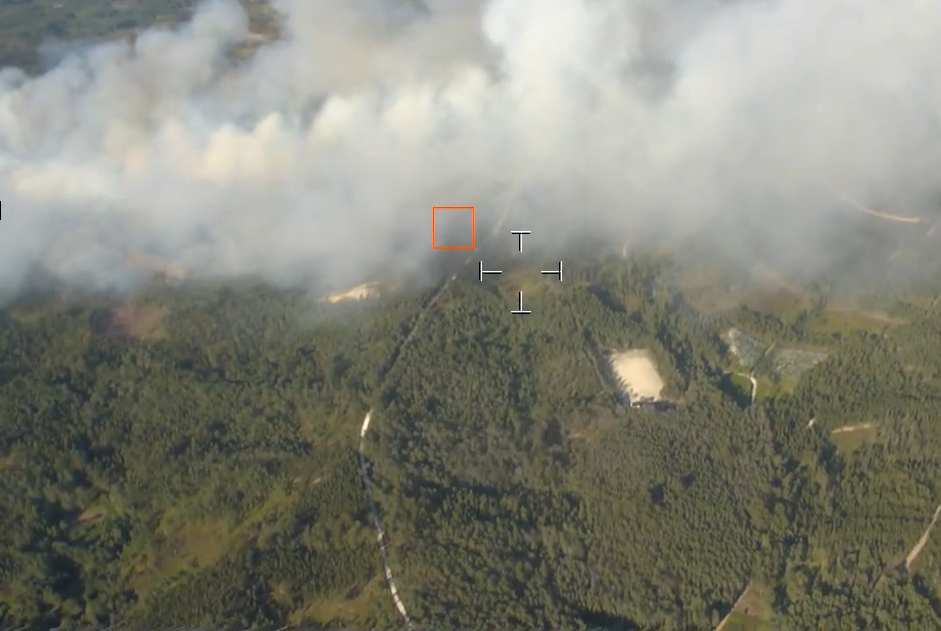
%> input picture Dataset_A/1.png, 941 x 631 px
$ octave TEST_SURF.m   (GNU Octave 9; MATLAB toolbox functions it lacks are replaced by stand-ins)
%> lines starting %> are read from the running program, lines starting %| are printed output that depends on the picture
%% load images
clear;
I1 = imread('Dataset_A/1.png');
%> I1 is the input picture: size 631x941x3 uint8; mean R, G, B 130.8, 131.5, 120.2
I2 = imread('Dataset_A/10.png');
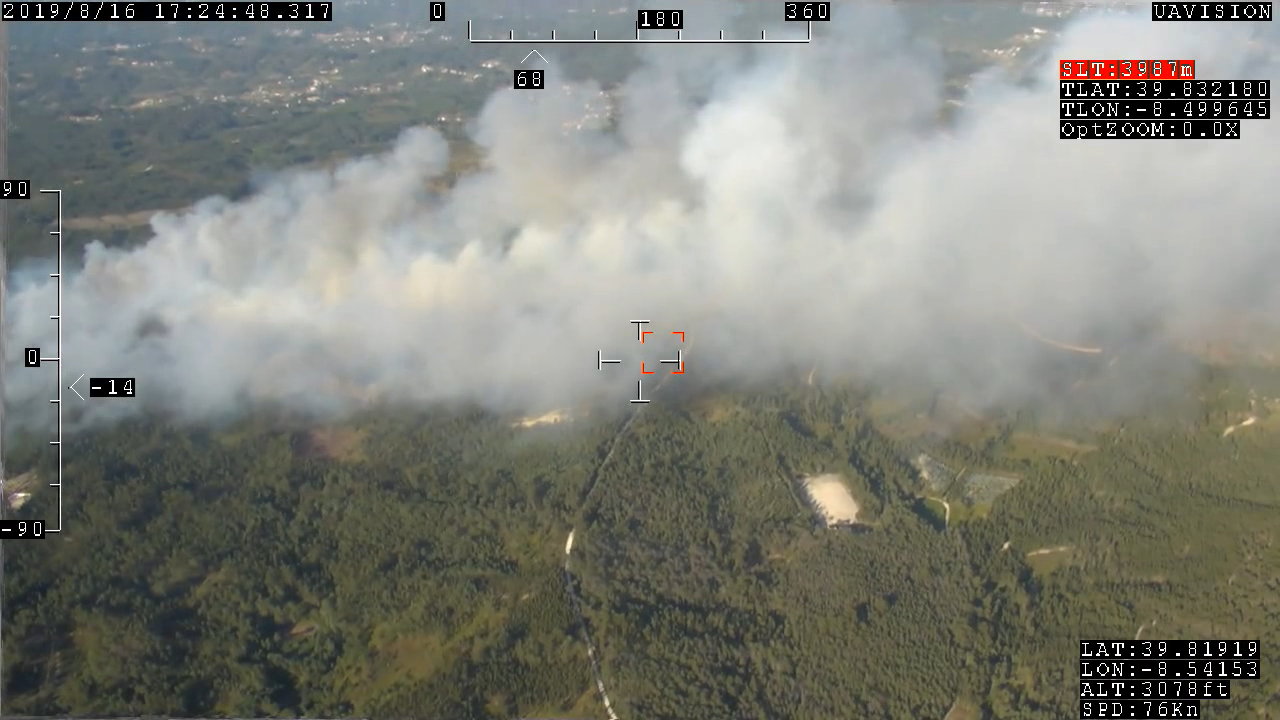
%> input picture Dataset_A/10.png, 1280 x 720 px
%> I2 is the input picture: size 720x1280x3 uint8; mean R, G, B 126.9, 128.6, 120.9
%% show images
figure();
imshow([I1,I2]);
%> (this line was passed over: imshow is not available in this run)

%% Test matched features

% convert to grayscale
I1=rgb2gray(I1);
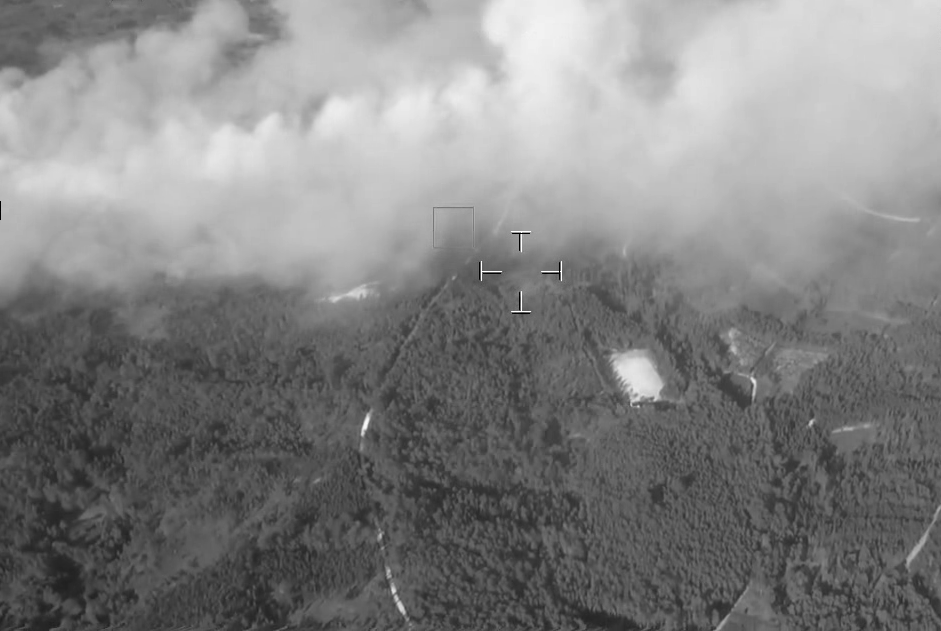
%> I1: size 631x941 uint8; min 0, max 255, mean 130
I2=rgb2gray(I2);
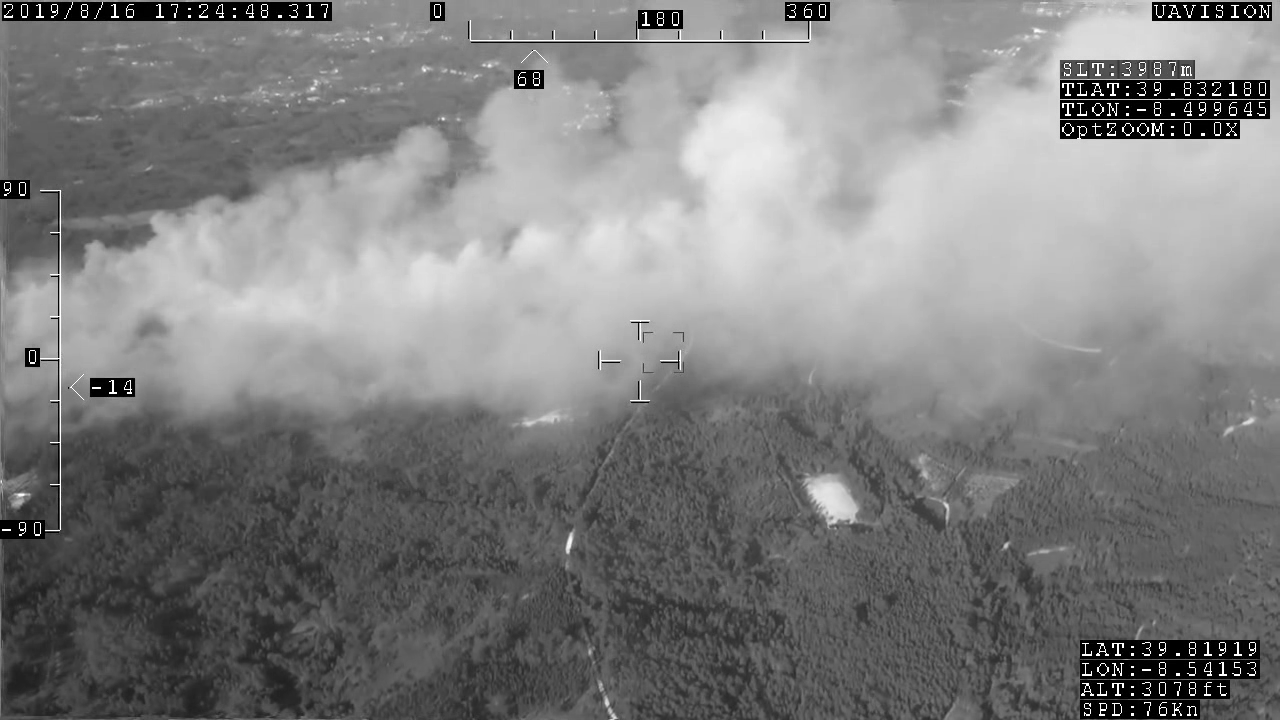
%> I2: size 720x1280 uint8; min 0, max 255, mean 127.2

border = 50;%50
roi = [border, border, size(I1, 2)- 2*border, size(I1, 1)- 2*border];
%> roi = [50 50 841 531]
%> (the run ends here)
